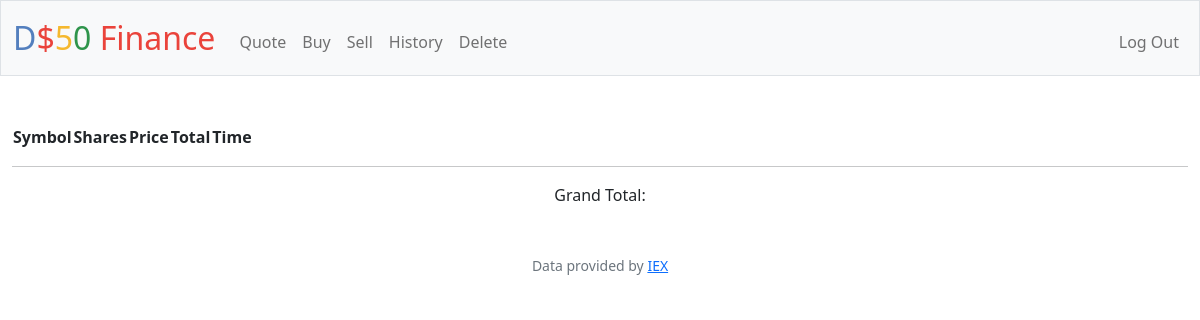
Before: /history (signed in) with the older database file.
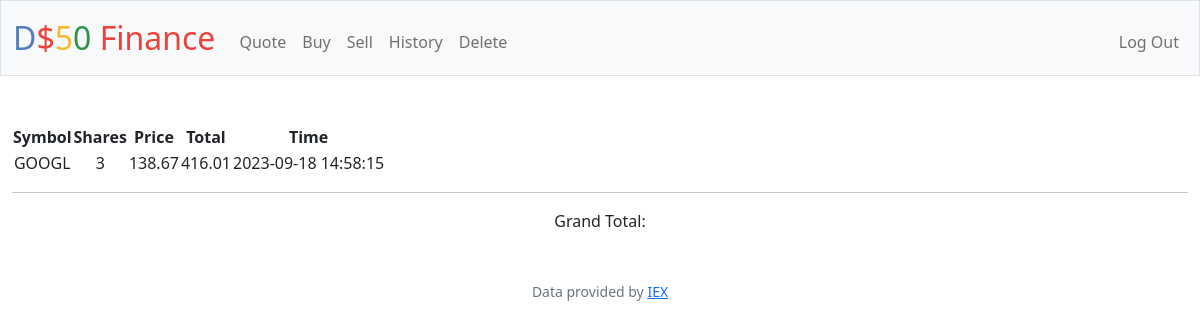
After: the same page with the newer database file.
### tables this page shows
CREATE TABLE history (id INTEGER NOT NULL, symbol TEXT NOT NULL, share INTEGER NOT NULL, price INTEGER NOT NULL, total INTEGER NOT NULL, sqltime TIMESTAMP DEFAULT CURRENT_TIMESTAMP NOT NULL, FOREIGN KEY(id) REFERENCES users(id));

### app.py (the view)
@app.route("/history")
@login_required
def history():
    if request.method == "GET":
        id = session["user_id"]
        history = db.execute("SELECT * FROM history WHERE id = ?", id)
        return render_template("history.html", history=history)
    else:
        return render_template("history.html")

### app.py (called while the page is built)
@app.after_request
def after_request(response):
    response.headers["Cache-Control"] = "no-cache, no-store, must-revalidate"
    response.headers["Expires"] = 0
    response.headers["Pragma"] = "no-cache"
    return response

### helpers.py (called while the page is built)
def login_required(f):
    @wraps(f)
    def decorated_function(*args, **kwargs):
        if session.get("user_id") is None:
            return redirect("/login")
        return f(*args, **kwargs)
    return decorated_function

### templates/history.html (shortened to what this page needs)
{% extends "layout.html" %}
{% block main %}
<table action="/history" method="get">
    <tr>
      <th>Symbol</th>
      <th>Shares</th>
      <th>Price</th>
      <th>Total</th>
      <th>Time</th>
    </tr>
    {% for u in history %}
      <td>{{  u.symbol  }}</td>
      <td>{{  u.share  }}</td>
      <td>{{  u.price  }}</td>
      <td>{{  u.total  }}</td>
      <td>{{  u.sqltime  }}</td>
    {% endfor %}
  </table>
  <hr>
  <div>Grand Total: {{ gtot }}</div>
{% endblock %}

### templates/layout.html (shortened to what this page needs)
<!DOCTYPE html>
<html lang="en">
    <head>
        <link href="https://cdn.jsdelivr.net/npm/bootstrap@5.1.3/dist/css/bootstrap.min.css" rel="stylesheet">
        <link href="/static/styles.css" rel="stylesheet">
    </head>
    <body>
        <nav class="bg-light border navbar navbar-expand-md navbar-light">
            <div class="container-fluid">
                <a class="navbar-brand" href="/"><span class="blue">D</span><span class="red">$</span><span class="yellow">5</span><span class="green">0</span> <span class="red">Finance</span></a>
                <div class="collapse navbar-collapse" id="navbar">
                    {% if session["user_id"] %}
                        <ul class="navbar-nav me-auto mt-2">
                            <li class="nav-item"><a class="nav-link" href="/quote">Quote</a></li>
                            <li class="nav-item"><a class="nav-link" href="/buy">Buy</a></li>
                            <li class="nav-item"><a class="nav-link" href="/sell">Sell</a></li>
                            <li class="nav-item"><a class="nav-link" href="/history">History</a></li>
                            <li class="nav-item"><a class="nav-link" href="/delete">Delete</a></li>
                        </ul>
                        <ul class="navbar-nav ms-auto mt-2">
                            <li class="nav-item"><a class="nav-link" href="/logout">Log Out</a></li>
                        </ul>
                    {% else %}
                        <ul class="navbar-nav ms-auto mt-2">
                            <li class="nav-item"><a class="nav-link" href="/register">Register</a></li>
                            <li class="nav-item"><a class="nav-link" href="/login">Log In</a></li>
                        </ul>
                    {% endif %}
                </div>
            </div>
        </nav>
        <main class="container-fluid py-5 text-center">
            {% block main %}{% endblock %}
        </main>
        <footer class="mb-5 small text-center text-muted">
            Data provided by <a href="https://iexcloud.io/">IEX</a>
        </footer>
    </body>
</html>

### static/styles.css (style rules this page uses)
nav .navbar-brand { font-size: xx-large; }
nav .navbar-brand .blue { color: #537fbe; }
nav .navbar-brand .red { color: #ea433b; }
nav .navbar-brand .yellow { color: #f5b82e; }
nav .navbar-brand .green { color: #2e944b; }

Changed rows visible on the page:
added history: symbol "GOOGL", share "3", price "138.67", total "416.01", sqltime "2023-09-18 14:58:15"
